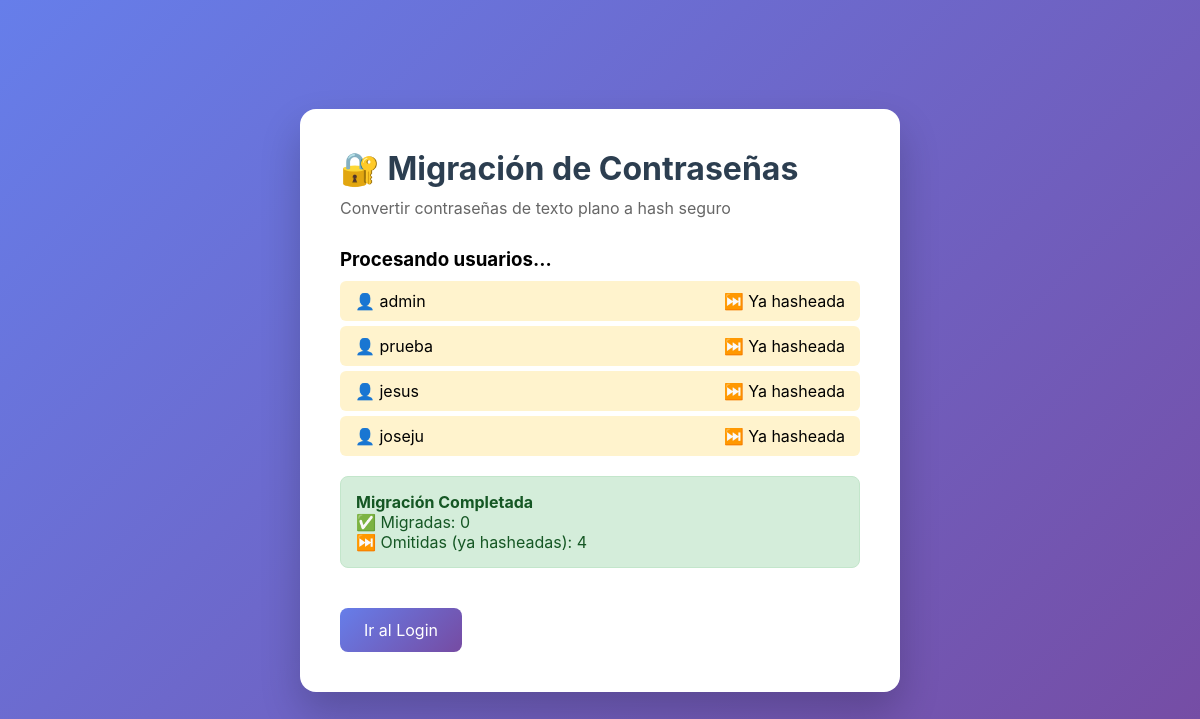
Screenshot of /auth/migrar_contrasenas.php (signed in) with the database file from the repository.
### tables this page shows
CREATE TABLE IF NOT EXISTS `usuarios` (
  `id_usuario` int NOT NULL AUTO_INCREMENT,
  `nombre` varchar(50) NOT NULL,
  `apellido` varchar(50) NOT NULL,
  `password` varchar(255) NOT NULL,
  `rol` enum('empleado','admin') NOT NULL DEFAULT 'empleado',
  `activo` tinyint(1) NOT NULL DEFAULT '1',
  `fecha_registro` datetime NOT NULL DEFAULT CURRENT_TIMESTAMP,
  PRIMARY KEY (`id_usuario`)
);

### auth/migrar_contrasenas.php (the view, shortened to what this page needs)
<?php
require_once '../conexion.php';
$conn->query("ALTER TABLE usuarios MODIFY COLUMN password VARCHAR(255) NOT NULL");
?>
<!DOCTYPE html>
<html lang="es">
<head>
</head>
<body>
<div class="container">
    <h1>🔐 Migración de Contraseñas</h1>
    <p class="subtitle">Convertir contraseñas de texto plano a hash seguro</p>
    <?php
    $usuarios = $conn->query("SELECT id_usuario, nombre, password FROM usuarios");
    $migrados = 0;
    $omitidos = 0;
    $errores = 0;
    echo "<h3 style='margin: 20px 0 10px;'>Procesando usuarios...</h3>";
    while ($user = $usuarios->fetch_assoc()) {
        $nombre = htmlspecialchars($user['nombre']);
        $password = $user['password'];
        if (strpos($password, '$2y$') === 0) {
            echo "<div class='user-row skipped'>";
            echo "<span>👤 {$nombre}</span>";
            echo "<span>⏭️ Ya hasheada</span>";
            echo "</div>";
            $omitidos++;
        }
    }
    echo "<div class='status " . ($errores > 0 ? 'warning' : 'success') . "'>";
    echo "<strong>Migración Completada</strong><br>";
    echo "✅ Migradas: {$migrados}<br>";
    echo "⏭️ Omitidas (ya hasheadas): {$omitidos}<br>";
    echo "</div>";
    ?>
    <a href="../login.php" class="btn">Ir al Login</a>
</div>
</body>
</html>

### auth/migrar_contrasenas.php (style rules this page uses)
* { margin: 0; padding: 0; box-sizing: border-box; }
body { font-family: -apple-system, BlinkMacSystemFont, "Segoe UI", Roboto, sans-serif; background: linear-gradient(135deg, #667eea 0%, #764ba2 100%); min-height: 100vh; display: flex; align-items: center; justify-content: center; padding: 20px; }
.container { background: white; border-radius: 16px; box-shadow: 0 20px 40px rgba(0,0,0,0.2); padding: 40px; max-width: 600px; width: 100%; }
h1 { color: #2c3e50; margin-bottom: 10px; }
p.subtitle { color: #666; margin-bottom: 30px; }
.status { margin: 20px 0; padding: 15px; border-radius: 8px; }
.status.success { background: #d4edda; color: #155724; border: 1px solid #c3e6cb; }
.user-row { padding: 10px 15px; background: #f8f9fa; margin: 5px 0; border-radius: 6px; display: flex; justify-content: space-between; }
.user-row.skipped { background: #fff3cd; }
.btn { display: inline-block; padding: 12px 24px; background: linear-gradient(135deg, #667eea 0%, #764ba2 100%); color: white; text-decoration: none; border-radius: 8px; margin-top: 20px; border: none; cursor: pointer; font-size: 1em; }

### rows the page displays
usuarios: nombre "admin"
usuarios: nombre "prueba"
usuarios: nombre "jesus"
usuarios: nombre "joseju"

### other values shown
$migrados "0"
$omitidos "4"
